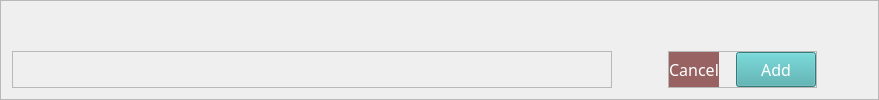
        <widget class="QFrame" name="frame_4">
         <property name="maximumSize">
          <size>
           <width>16777215</width>
           <height>200</height>
          </size>
         </property>
         <property name="frameShape">
          <enum>QFrame::StyledPanel</enum>
         </property>
         <property name="frameShadow">
          <enum>QFrame::Raised</enum>
         </property>
         <layout class="QHBoxLayout" name="horizontalLayout_2">
          <property name="topMargin">
           <number>50</number>
          </property>
          <item>
           <widget class="QFrame" name="frame_9">
            <property name="minimumSize">
             <size>
              <width>600</width>
              <height>0</height>
             </size>
            </property>
            <property name="maximumSize">
             <size>
              <width>1200</width>
              <height>16777215</height>
             </size>
            </property>
            <property name="frameShape">
             <enum>QFrame::StyledPanel</enum>
            </property>
            <property name="frameShadow">
             <enum>QFrame::Raised</enum>
            </property>
           </widget>
          </item>
          <item>
           <spacer name="horizontalSpacer">
            <property name="orientation">
             <enum>Qt::Horizontal</enum>
            </property>
            <property name="sizeType">
             <enum>QSizePolicy::Fixed</enum>
            </property>
            <property name="sizeHint" stdset="0">
             <size>
              <width>50</width>
              <height>20</height>
             </size>
            </property>
           </spacer>
          </item>
          <item alignment="Qt::AlignTop">
           <widget class="QFrame" name="frame_8">
            <property name="frameShape">
             <enum>QFrame::StyledPanel</enum>
            </property>
            <property name="frameShadow">
             <enum>QFrame::Raised</enum>
            </property>
            <layout class="QHBoxLayout" name="horizontalLayout_3">
             <property name="spacing">
              <number>7</number>
             </property>
             <property name="leftMargin">
              <number>0</number>
             </property>
             <property name="topMargin">
              <number>0</number>
             </property>
             <property name="rightMargin">
              <number>0</number>
             </property>
             <property name="bottomMargin">
              <number>0</number>
             </property>
             <item>
              <widget class="QPushButton" name="btnCancel">
               <property name="minimumSize">
                <size>
                 <width>0</width>
                 <height>35</height>
                </size>
               </property>
               <property name="maximumSize">
                <size>
                 <width>300</width>
                 <height>200</height>
                </size>
               </property>
               <property name="font">
                <font>
                 <family>Century Gothic</family>
                 <pointsize>12</pointsize>
                </font>
               </property>
               <property name="cursor">
                <cursorShape>PointingHandCursor</cursorShape>
               </property>
               <property name="styleSheet">
                <string notr="true">#btnCancel
{

background-color: #986262;
color: white;
border-radius:20px;

}
#btnCancel::hover
{
background-color:#AE4D4D;


}



</string>
               </property>
               <property name="text">
                <string>Cancel</string>
               </property>
              </widget>
             </item>
             <item>
              <spacer name="horizontalSpacer_3">
               <property name="orientation">
                <enum>Qt::Horizontal</enum>
               </property>
               <property name="sizeType">
                <enum>QSizePolicy::Minimum</enum>
               </property>
               <property name="sizeHint" stdset="0">
                <size>
                 <width>10</width>
                 <height>20</height>
                </size>
               </property>
              </spacer>
             </item>
             <item>
              <widget class="QPushButton" name="btnAdd">
               <property name="minimumSize">
                <size>
                 <width>0</width>
                 <height>35</height>
                </size>
               </property>
               <property name="maximumSize">
                <size>
                 <width>300</width>
                 <height>250</height>
                </size>
               </property>
               <property name="font">
                <font>
                 <family>Century Gothic</family>
                 <pointsize>12</pointsize>
                </font>
               </property>
               <property name="cursor">
                <cursorShape>PointingHandCursor</cursorShape>
               </property>
               <property name="styleSheet">
                <string notr="true">#btnAdd
{

background-color: #48ACAC;
color:white;
}
#btnAdd::hover
{
background-color:#2F958D;
color: white;

}



</string>
               </property>
               <property name="text">
                <string>Add</string>
               </property>
              </widget>
             </item>
            </layout>
           </widget>
          </item>
          <item>
           <spacer name="horizontalSpacer_2">
            <property name="orientation">
             <enum>Qt::Horizontal</enum>
            </property>
            <property name="sizeType">
             <enum>QSizePolicy::Fixed</enum>
            </property>
            <property name="sizeHint" stdset="0">
             <size>
              <width>50</width>
              <height>20</height>
             </size>
            </property>
           </spacer>
          </item>
         </layout>
        </widget>
